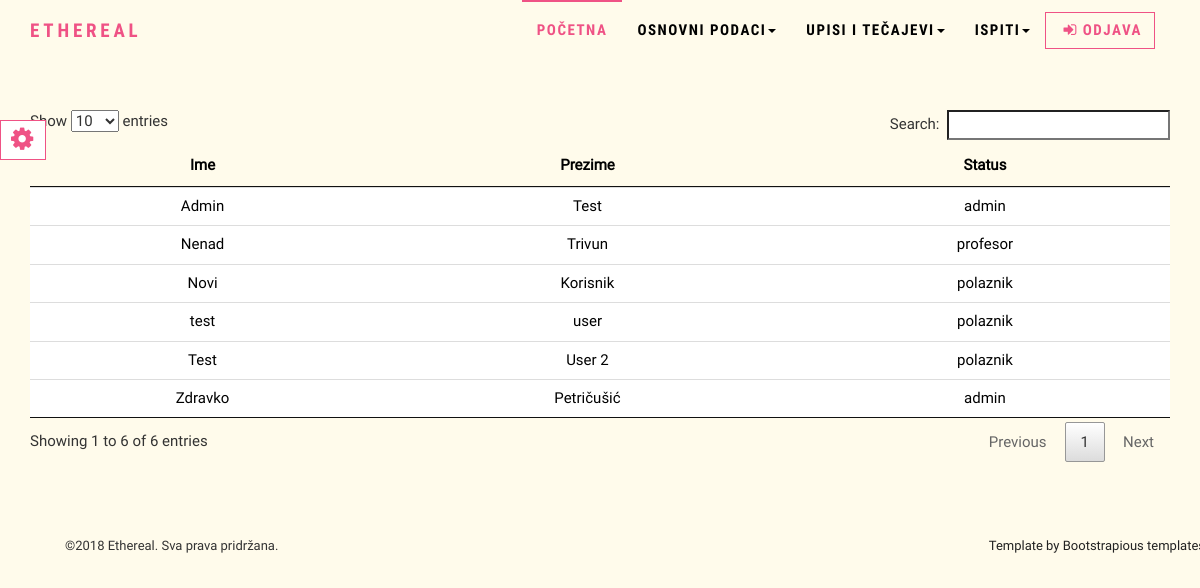
/php/users.php (signed in), run on the app's committed database.
### tables this page shows
CREATE TABLE `users` (
  `id` int(11) NOT NULL,
  `ime` varchar(30) NOT NULL,
  `prezime` varchar(30) NOT NULL,
  `username` varchar(255) NOT NULL,
  `password` varchar(255) NOT NULL,
  `oib` varchar(11) NOT NULL,
  `email` varchar(255) NOT NULL,
  `telefon` varchar(50) NOT NULL,
  `adresa` varchar(50) NOT NULL,
  `datum_rodjenja` date NOT NULL,
  `id_status_fk` int(11) NOT NULL
);

CREATE TABLE `roles` (
  `id` int(11) NOT NULL,
  `status` varchar(30) NOT NULL
);

### php/includes/functions.php (called while the page is built, shortened)
<?php
function checkStatus(){
	$role = $_SESSION['role'];
	switch($role){
		case("1"):
			return 1;
			break;
	}
}
?>

### php/users.php (the view, shortened to what this page needs)
<?php
require_once "includes/functions.php";
$con = spajanje();
$isAdmin = checkStatus();
if($isAdmin !== 1){
	header("refresh:2;url=index.php");
	die("Nemate ovlasti za pristup ovoj stranici! Prebacujem na index.php...");
}
else{
$sql = "SELECT users.id, users.ime, users.prezime, roles.status
FROM users
INNER JOIN roles ON roles.id = users.id_status_fk ;";
$result = mysqli_query($con, $sql);
require_once "includes/header.php";
if (mysqli_num_rows($result)>0){
	echo '
	<table id = "table" class="table table-hover">
		<thead>
			<tr>
				<th>Ime</th>
				<th>Prezime</th>
				<th>Status</th>
			</tr>
		</thead>
		<tbody>';
	while($user = mysqli_fetch_assoc($result)){
		echo "
			<tr class = 'clickable-row-users' id=".$user['id'].">
				<td>".$user['ime']."</td>
				<td>".$user['prezime']."</td>
				<td>".$user['status']."</td>
			</tr>";
	}
	echo "</tbody></table>";
}
else {
	echo "<p>U bazi nema rezultata za ovaj upit: $sql </p>";
}
}
require "includes/footer.php";
?>

### css/style.default.css (style rules this page uses)
html { height: 100%; }
body { height: 100%; }
body { font-family: "Roboto", Helvetica, Arial, sans-serif; font-size: 15px; line-height: 1.55; color: #000; background-color: #fff; }

### data on the page
users: ime "Zdravko", prezime "Petričušić", id_status_fk.status "admin"
users: ime "Nenad", prezime "Trivun", id_status_fk.status "profesor"
users: ime "test", prezime "user", id_status_fk.status "polaznik"
users: ime "Admin", prezime "Test", id_status_fk.status "admin"
users: ime "Test", prezime "User 2", id_status_fk.status "polaznik"
users: ime "Novi", prezime "Korisnik", id_status_fk.status "polaznik"
